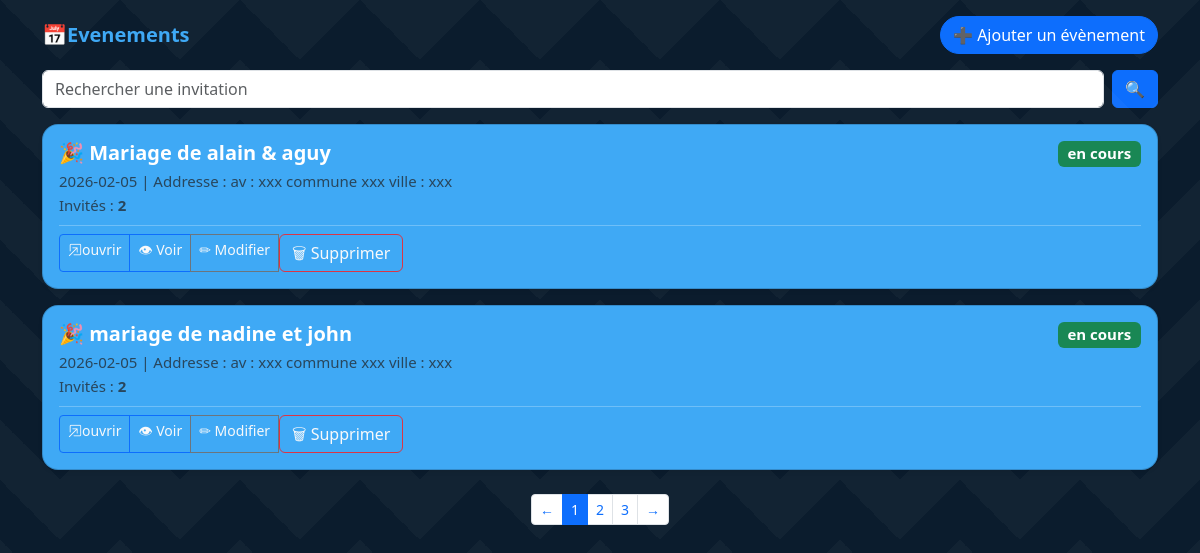
Screenshot of /event_list/ with the database file from the repository.
### models.py (models this page shows)
class Event(Base): #event table
    __tablename__="events"
    id = Column(String,primary_key=True,unique=True,default=lambda :str(uuid4()))
    name = Column(String(50))
    type = Column(String(50))
    date = Column(Date)
    address = Column(String(50))
    description = Column(Text,nullable=True)
    created_date = Column(DateTime,default=datetime.now())
    state = Column(String,default="en cours")
    guests = relationship("Guest",back_populates="event",cascade="all,delete")

### Routers/event.py (the view)
@Root.get("/event_list/",name="event_list")#get the event list
def getEventList(request:Request,  db: Session = Depends(connecting)):
    events = db.query(Event).all()
    return templates.TemplateResponse("Event/List/list_event.html",{'request':request,"events":events})

### Templates/Event/List/list_event.html (shortened to what this page needs)
<!DOCTYPE html>
<html lang="fr">
<head>
    <link rel="stylesheet" href="https://cdn.jsdelivr.net/npm/bootstrap-icons@1.11.1/font/bootstrap-icons.css">
    <link href="https://cdn.jsdelivr.net/npm/bootstrap@5.3.2/dist/css/bootstrap.min.css" rel="stylesheet">
</head>
<body >
<div class="container py-3">
    <div class="mb-3 d-flex justify-content-between align-items-center" style="position:relative;z-index:1;">
        <h5 class="fw-bold mb-0" style="color:#3fa9f5;">📅Evenements</h5>
        <a href="{{url_for('event_form')}}" class="btn btn-primary rounded-pill">➕ Ajouter un évènement</a>
    </div>
    <form class="mb-3 d-flex" method="get" action="/research_event">
        <input type="text" class="form-control me-2" placeholder="Rechercher une invitation" name="researched_event">
        <button type="submit" class="btn btn-primary">🔍</button>
    </form>
    <div class="row g-3">
        {%if events %}
        {% for event in events%}
        <div class="col-12">
            <div class="card shadow-sm rounded-4">
                <div class="card-body">
                    <div class="d-flex justify-content-between align-items-start">
                        <div>
                            <h5 class="fw-bold mb-1">🎉 {{event.name}}</h5>
                            <small class="text-muted" style="font-size : 15px;">{{event.date}} | Addresse : {{event.address}}</small><br>
                            <small class="text-muted" style="font-size : 15px;">Invités : <b>{{event.guests| length}}</b></small>
                        </div>
                        {% if event.state == "terminé"%}
                            <span class="badge bg-danger " style="font-size:15px;">{{event.state}}</span>
                        {% else%}
                            <span class="badge bg-success " style="font-size:15px;">{{event.state}}</span>
                        {% endif%}
                    </div>
                    <hr class="my-2">
                    <div class="d-flex justify-content-between align-items-center">
                        <div class="btn-group btn-group-sm">
                            <a href="/event_description/{{event.id}}" class="btn btn-outline-primary text-light"><i class="bi bi-box-arrow-in-up-right"></i>ouvrir</a>
                            <a href="/detail/{{event.id}}" class="btn btn-outline-primary text-light">👁 Voir</a>
                            <a href="/edit_event/{{event.id}}" class="btn btn-outline-secondary text-light">✏ Modifier</a>
                            <form action="/delete_event/{{event.id}}" method="post">
                                <button type="submit" class="btn btn-outline-danger text-light" onclick="return confirm('voulez-vous supprimer cette evement ?')">🗑 Supprimer</button>
                            </form>
                        </div>
                    </div>
                </div>
            </div>
        </div>
        {% endfor %}
        {%endif%}
    </div>
    <nav class="mt-4">
        <ul class="pagination justify-content-center pagination-sm">
            <li class="page-item"><a class="page-link" href="#">←</a></li>
            <li class="page-item active"><a class="page-link" href="#">1</a></li>
            <li class="page-item"><a class="page-link" href="#">2</a></li>
            <li class="page-item"><a class="page-link" href="#">3</a></li>
            <li class="page-item"><a class="page-link" href="#">→</a></li>
        </ul>
    </nav>
</div>
</body>
</html>

### Templates/Event/List/list_event.html (style rules this page uses)
* { margin: 0; padding: 0; box-sizing: border-box; }
body { font-family: "Segoe UI", system-ui, sans-serif; min-height: 100vh; background-color: #0b1c2d; position: relative; overflow-x: hidden; }
body::before { content: ""; position: fixed; inset: 0; background: linear-gradient(135deg, rgba(255,255,255,0.03) 25%, transparent 25%) -60px 0, linear-gradient(225deg, rgba(255,255,255,0.03) 25%, transparent 25%) -60px 0, linear-gradient(315deg, rgba(255,255,255,0.03) 25%, transparent 25%), linear-gradient(45deg, rgba(255,255,255,0.03) 25%, transparent 25%); background-size: 120px 120px; z-index: 0; }
.card { background-color : #3fa9f5; color:white; }

### rows the page displays
Event: name "Mariage de alain & aguy", date "2026-02-05", address "av : xxx commune xxx ville : xxx", guests|length "2", state "en cours"
Event: name "mariage de nadine et john", date "2026-02-05", address "av : xxx commune xxx ville : xxx", guests|length "2", state "en cours"
